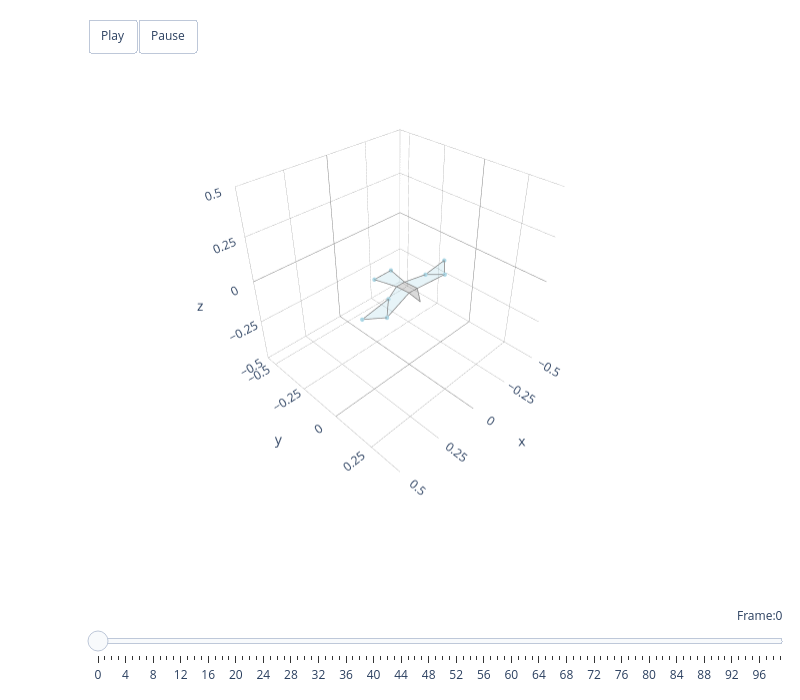

Write notebook code for a chart like this one.
### Code cell
animate_plotly(kestrel3d, motion_data[0:100])

### Figure 1 — Plotly figure (JSON) as saved in the notebook; plotly's stock layout.template omitted (floating-point values rounded to 4 significant figures)
{"data": [{"color": "grey", "hoverinfo": "none", "opacity": 0.3, "type": "mesh3d", "x": [0.02537, 0.005153, -0.03081], "y": [0.01639, 0.07145, 0.01753], "z": [-0.00968, -0.04264, -0.01095]}, {"hoverinfo": "none", "line": {"color": "grey", "width": 1.5}, "mode": "lines", "name": "", "type": "scatter3d", "x": [0.02537, 0.005153, -0.03081, 0.02537], "y": [0.01639, 0.07145, 0.01753, 0.01639], "z": [-0.00968, -0.04264, -0.01095, -0.00968]}, {"color": "grey", "hoverinfo": "none", "opacity": 0.3, "type": "mesh3d", "x": [0.02537, -0.03081, -0.02593, 0.02789], "y": [0.01639, 0.01753, -0.06316, -0.06511], "z": [-0.00968, -0.01095, -0.01161, -0.01327]}, {"hoverinfo": "none", "line": {"color": "grey", "width": 1.5}, "mode": "lines", "name": "", "type": "scatter3d", "x": [0.02537, -0.03081, -0.02593, 0.02789, 0.02537], "y": [0.01639, 0.01753, -0.06316, -0.06511, 0.01639], "z": [-0.00968, -0.01095, -0.01161, -0.01327, -0.00968]}, {"color": "lightblue", "hoverinfo": "none", "opacity": 0.3, "type": "mesh3d", "x": [0.02789, -0.02593, -0.05633, 0.05892], "y": [-0.06511, -0.06316, -0.19, -0.1876], "z": [-0.01327, -0.01161, -0.01824, -0.01647]}, {"hoverinfo": "none", "line": {"color": "grey", "width": 1.5}, "mode": "lines", "name": "", "type": "scatter3d", "x": [0.02789, -0.02593, -0.05633, 0.05892, 0.02789], "y": [-0.06511, -0.06316, -0.19, -0.1876, -0.06511], "z": [-0.01327, -0.01161, -0.01824, -0.01647, -0.01327]}, {"color": "lightblue", "hoverinfo": "none", "opacity": 0.3, "type": "mesh3d", "x": [-0.2214, -0.153, -0.02593, -0.03081], "y": [0.02489, -0.04283, -0.06316, 0.01753], "z": [-0.01897, -0.01948, -0.01161, -0.01095]}, {"hoverinfo": "none", "line": {"color": "grey", "width": 1.5}, "mode": "lines", "name": "", "type": "scatter3d", "x": [-0.2214, -0.153, -0.02593, -0.03081, -0.2214], "y": [0.02489, -0.04283, -0.06316, 0.01753, 0.02489], "z": [-0.01897, -0.01948, -0.01161, -0.01095, -0.01897]}, {"color": "lightblue", "hoverinfo": "none", "opacity": 0.3, "type": "mesh3d", "x": [0.2156, 0.1148, 0.02789, 0.02537], "y": [0.06424, -0.03041, -0.06511, 0.01639], "z": [-0.02276, -0.02259, -0.01327, -0.00968]}, {"hoverinfo": "none", "line": {"color": "grey", "width": 1.5}, "mode": "lines", "name": "", "type": "scatter3d", "x": [0.2156, 0.1148, 0.02789, 0.02537, 0.2156], "y": [0.06424, -0.03041, -0.06511, 0.01639, 0.06424], "z": [-0.02276, -0.02259, -0.01327, -0.00968, -0.02276]}, {"color": "lightblue", "hoverinfo": "none", "opacity": 0.3, "type": "mesh3d", "x": [-0.2214, -0.3084, -0.153], "y": [0.02489, -0.05481, -0.04283], "z": [-0.01897, -0.01224, -0.01948]}, {"hoverinfo": "none", "line": {"color": "grey", "width": 1.5}, "mode": "lines", "name": "", "type": "scatter3d", "x": [-0.2214, -0.3084, -0.153, -0.2214], "y": [0.02489, -0.05481, -0.04283, 0.02489], "z": [-0.01897, -0.01224, -0.01948, -0.01897]}, {"color": "lightblue", "hoverinfo": "none", "opacity": 0.3, "type": "mesh3d", "x": [0.2156, 0.3206, 0.1148], "y": [0.06424, 0.01721, -0.03041], "z": [-0.02276, -2.85e-05, -0.02259]}, {"hoverinfo": "none", "line": {"color": "grey", "width": 1.5}, "mode": "lines", "name": "", "type": "scatter3d", "x": [0.2156, 0.3206, 0.1148, 0.2156], "y": [0.06424, 0.01721, -0.03041, 0.06424], "z": [-0.02276, -2.85e-05, -0.02259, -0.02276]}, {"hoverinfo": "none", "marker": {"color": "lightblue", "opacity": 1, "size": 2.5}, "mode": "markers", "type": "scatter3d", "x": [0.3206, 0.1148, -0.153, 0.05892, -0.3084, -0.2214, -0.05633, 0.2156], "y": [0.01721, -0.03041, -0.04283, -0.1876, -0.05481, 0.02489, -0.19, 0.06424], "z": [-2.85e-05, -0.02259, -0.01948, -0.01647, -0.01224, -0.01897, -0.01824, -0.02276]}], "layout": {"height": 700, "margin": {"b": 10, "l": 10, "r": 10, "t": 10}, "scene": {"aspectmode": "cube", "aspectratio": {"x": 1, "y": 1, "z": 1}, "camera": {"eye": {"x": 1.5, "y": 1.5, "z": 1.5}, "up": {"x": 0, "y": 0, "z": 1}}, "domain": {"x": [0, 1], "y": [0.1, 1]}, "xaxis": {"backgroundcolor": "white", "dtick": 0.25, "gridcolor": "grey", "gridwidth": 0.5, "range": [-0.5, 0.5], "showbackground": true, "zerolinecolor": "grey"}, "yaxis": {"backgroundcolor": "white", "dtick": 0.25, "gridcolor": "grey", "gridwidth": 0.5, "range": [-0.5688, 0.4312], "showbackground": true, "zerolinecolor": "grey"}, "zaxis": {"backgroundcolor": "white", "dtick": 0.25, "gridcolor": "grey", "gridwidth": 0.5, "range": [-0.5, 0.5], "showbackground": true, "zerolinecolor": "grey"}}, "showlegend": false, "sliders": [{"active": 0, "currentvalue": {"font": {"size": 12}, "prefix": "Frame:", "visible": true, "xanchor": "right"}, "len": 0.9, "pad": {"b": 10, "t": 50}, "steps": [{"args": [[0], {"frame": {"duration": 300, "redraw": true}, "mode": "immediate", "transition": {"duration": 300}}], "label": "0", "method": "animate"}, {"args": [[1], {"frame": {"duration": 300, "redraw": true}, "mode": "immediate", "transition": {"duration": 300}}], "label": "1", "method": "animate"}, {"args": [[2], {"frame": {"duration": 300, "redraw": true}, "mode": "immediate", "transition": {"duration": 300}}], "label": "2", "method": "animate"}, {"args": [[3], {"frame": {"duration": 300, "redraw": true}, "mode": "immediate", "transition": {"duration": 300}}], "label": "3", "method": "animate"}, {"args": [[4], {"frame": {"duration": 300, "redraw": true}, "mode": "immediate", "transition": {"duration": 300}}], "label": "4", "method": "animate"}, {"args": [[5], {"frame": {"duration": 300, "redraw": true}, "mode": "immediate", "transition": {"duration": 300}}], "label": "5", "method": "animate"}, {"args": [[6], {"frame": {"duration": 300, "redraw": true}, "mode": "immediate", "transition": {"duration": 300}}], "label": "6", "method": "animate"}, {"args": [[7], {"frame": {"duration": 300, "redraw": true}, "mode": "immediate", "transition": {"duration": 300}}], "label": "7", "method": "animate"}, {"args": [[8], {"frame": {"duration": 300, "redraw": true}, "mode": "immediate", "transition": {"duration": 300}}], "label": "8", "method": "animate"}, {"args": [[9], {"frame": {"duration": 300, "redraw": true}, "mode": "immediate", "transition": {"duration": 300}}], "label": "9", "method": "animate"}, {"args": [[10], {"frame": {"duration": 300, "redraw": true}, "mode": "immediate", "transition": {"duration": 300}}], "label": "10", "method": "animate"}, {"args": [[11], {"frame": {"duration": 300, "redraw": true}, "mode": "immediate", "transition": {"duration": 300}}], "label": "11", "method": "animate"}, {"args": [[12], {"frame": {"duration": 300, "redraw": true}, "mode": "immediate", "transition": {"duration": 300}}], "label": "12", "method": "animate"}, {"args": [[13], {"frame": {"duration": 300, "redraw": true}, "mode": "immediate", "transition": {"duration": 300}}], "label": "13", "method": "animate"}, {"args": [[14], {"frame": {"duration": 300, "redraw": true}, "mode": "immediate", "transition": {"duration": 300}}], "label": "14", "method": "animate"}, {"args": [[15], {"frame": {"duration": 300, "redraw": true}, "mode": "immediate", "transition": {"duration": 300}}], "label": "15", "method": "animate"}, {"args": [[16], {"frame": {"duration": 300, "redraw": true}, "mode": "immediate", "transition": {"duration": 300}}], "label": "16", "method": "animate"}, {"args": [[17], {"frame": {"duration": 300, "redraw": true}, "mode": "immediate", "transition": {"duration": 300}}], "label": "17", "method": "animate"}, {"args": [[18], {"frame": {"duration": 300, "redraw": true}, "mode": "immediate", "transition": {"duration": 300}}], "label": "18", "method": "animate"}, {"args": [[19], {"frame": {"duration": 300, "redraw": true}, "mode": "immediate", "transition": {"duration": 300}}], "label": "19", "method": "animate"}, {"args": [[20], {"frame": {"duration": 300, "redraw": true}, "mode": "immediate", "transition": {"duration": 300}}], "label": "20", "method": "animate"}, {"args": [[21], {"frame": {"duration": 300, "redraw": true}, "mode": "immediate", "transition": {"duration": 300}}], "label": "21", "method": "animate"}, {"args": [[22], {"frame": {"duration": 300, "redraw": true}, "mode": "immediate", "transition": {"duration": 300}}], "label": "22", "method": "animate"}, {"args": [[23], {"frame": {"duration": 300, "redraw": true}, "mode": "immediate", "transition": {"duration": 300}}], "label": "23", "method": "animate"}, {"args": [[24], {"frame": {"duration": 300, "redraw": true}, "mode": "immediate", "transition": {"duration": 300}}], "label": "24", "method": "animate"}, {"args": [[25], {"frame": {"duration": 300, "redraw": true}, "mode": "immediate", "transition": {"duration": 300}}], "label": "25", "method": "animate"}, {"args": [[26], {"frame": {"duration": 300, "redraw": true}, "mode": "immediate", "transition": {"duration": 300}}], "label": "26", "method": "animate"}, {"args": [[27], {"frame": {"duration": 300, "redraw": true}, "mode": "immediate", "transition": {"duration": 300}}], "label": "27", "method": "animate"}, {"args": [[28], {"frame": {"duration": 300, "redraw": true}, "mode": "immediate", "transition": {"duration": 300}}], "label": "28", "method": "animate"}, {"args": [[29], {"frame": {"duration": 300, "redraw": true}, "mode": "immediate", "transition": {"duration": 300}}], "label": "29", "method": "animate"}, {"args": [[30], {"frame": {"duration": 300, "redraw": true}, "mode": "immediate", "transition": {"duration": 300}}], "label": "30", "method": "animate"}, {"args": [[31], {"frame": {"duration": 300, "redraw": true}, "mode": "immediate", "transition": {"duration": 300}}], "label": "31", "method": "animate"}, {"args": [[32], {"frame": {"duration": 300, "redraw": true}, "mode": "immediate", "transition": {"duration": 300}}], "label": "32", "method": "animate"}, {"args": [[33], {"frame": {"duration": 300, "redraw": true}, "mode": "immediate", "transition": {"duration": 300}}], "label": "33", "method": "animate"}, {"args": [[34], {"frame": {"duration": 300, "redraw": true}, "mode": "immediate", "transition": {"duration": 300}}], "label": "34", "method": "animate"}, {"args": [[35], {"frame": {"duration": 300, "redraw": true}, "mode": "immediate", "transition": {"duration": 300}}], "label": "35", "method": "animate"}, {"args": [[36], {"frame": {"duration": 300, "redraw": true}, "mode": "immediate", "transition": {"duration": 300}}], "label": "36", "method": "animate"}, {"args": [[37], {"frame": {"duration": 300, "redraw": true}, "mode": "immediate", "transition": {"duration": 300}}], "label": "37", "method": "animate"}, {"args": [[38], {"frame": {"duration": 300, "redraw": true}, "mode": "immediate", "transition": {"duration": 300}}], "label": "38", "method": "animate"}, {"args": [[39], {"frame": {"duration": 300, "redraw": true}, "mode": "immediate", "transition": {"duration": 300}}], "label": "39", "method": "animate"}, {"args": [[40], {"frame": {"duration": 300, "redraw": true}, "mode": "immediate", "transition": {"duration": 300}}], "label": "40", "method": "animate"}, {"args": [[41], {"frame": {"duration": 300, "redraw": true}, "mode": "immediate", "transition": {"duration": 300}}], "label": "41", "method": "animate"}, {"args": [[42], {"frame": {"duration": 300, "redraw": true}, "mode": "immediate", "transition": {"duration": 300}}], "label": "42", "method": "animate"}, {"args": [[43], {"frame": {"duration": 300, "redraw": true}, "mode": "immediate", "transition": {"duration": 300}}], "label": "43", "method": "animate"}, {"args": [[44], {"frame": {"duration": 300, "redraw": true}, "mode": "immediate", "transition": {"duration": 300}}], "label": "44", "method": "animate"}, {"args": [[45], {"frame": {"duration": 300, "redraw": true}, "mode": "immediate", "transition": {"duration": 300}}], "label": "45", "method": "animate"}, {"args": [[46], {"frame": {"duration": 300, "redraw": true}, "mode": "immediate", "transition": {"duration": 300}}], "label": "46", "method": "animate"}, {"args": [[47], {"frame": {"duration": 300, "redraw": true}, "mode": "immediate", "transition": {"duration": 300}}], "label": "47", "method": "animate"}, {"args": [[48], {"frame": {"duration": 300, "redraw": true}, "mode": "immediate", "transition": {"duration": 300}}], "label": "48", "method": "animate"}, {"args": [[49], {"frame": {"duration": 300, "redraw": true}, "mode": "immediate", "transition": {"duration": 300}}], "label": "49", "method": "animate"}, {"args": [[50], {"frame": {"duration": 300, "redraw": true}, "mode": "immediate", "transition": {"duration": 300}}], "label": "50", "method": "animate"}, {"args": [[51], {"frame": {"duration": 300, "redraw": true}, "mode": "immediate", "transition": {"duration": 300}}], "label": "51", "method": "animate"}, {"args": [[52], {"frame": {"duration": 300, "redraw": true}, "mode": "immediate", "transition": {"duration": 300}}], "label": "52", "method": "animate"}, {"args": [[53], {"frame": {"duration": 300, "redraw": true}, "mode": "immediate", "transition": {"duration": 300}}], "label": "53", "method": "animate"}, {"args": [[54], {"frame": {"duration": 300, "redraw": true}, "mode": "immediate", "transition": {"duration": 300}}], "label": "54", "method": "animate"}, {"args": [[55], {"frame": {"duration": 300, "redraw": true}, "mode": "immediate", "transition": {"duration": 300}}], "label": "55", "method": "animate"}, {"args": [[56], {"frame": {"duration": 300, "redraw": true}, "mode": "immediate", "transition": {"duration": 300}}], "label": "56", "method": "animate"}, {"args": [[57], {"frame": {"duration": 300, "redraw": true}, "mode": "immediate", "transition": {"duration": 300}}], "label": "57", "method": "animate"}, {"args": [[58], {"frame": {"duration": 300, "redraw": true}, "mode": "immediate", "transition": {"duration": 300}}], "label": "58", "method": "animate"}, {"args": [[59], {"frame": {"duration": 300, "redraw": true}, "mode": "immediate", "transition": {"duration": 300}}], "label": "59", "method": "animate"}, {"args": [[60], {"frame": {"duration": 300, "redraw": true}, "mode": "immediate", "transition": {"duration": 300}}], "label": "60", "method": "animate"}, {"args": [[61], {"frame": {"duration": 300, "redraw": true}, "mode": "immediate", "transition": {"duration": 300}}], "label": "61", "method": "animate"}, {"args": [[62], {"frame": {"duration": 300, "redraw": true}, "mode": "immediate", "transition": {"duration": 300}}], "label": "62", "method": "animate"}, {"args": [[63], {"frame": {"duration": 300, "redraw": true}, "mode": "immediate", "transition": {"duration": 300}}], "label": "63", "method": "animate"}, {"args": [[64], {"frame": {"duration": 300, "redraw": true}, "mode": "immediate", "transition": {"duration": 300}}], "label": "64", "method": "animate"}, {"args": [[65], {"frame": {"duration": 300, "redraw": true}, "mode": "immediate", "transition": {"duration": 300}}], "label": "65", "method": "animate"}, {"args": [[66], {"frame": {"duration": 300, "redraw": true}, "mode": "immediate", "transition": {"duration": 300}}], "label": "66", "method": "animate"}, {"args": [[67], {"frame": {"duration": 300, "redraw": true}, "mode": "immediate", "transition": {"duration": 300}}], "label": "67", "method": "animate"}, {"args": [[68], {"frame": {"duration": 300, "redraw": true}, "mode": "immediate", "transition": {"duration": 300}}], "label": "68", "method": "animate"}, {"args": [[69], {"frame": {"duration": 300, "redraw": true}, "mode": "immediate", "transition": {"duration": 300}}], "label": "69", "method": "animate"}, {"args": [[70], {"frame": {"duration": 300, "redraw": true}, "mode": "immediate", "transition": {"duration": 300}}], "label": "70", "method": "animate"}, {"args": [[71], {"frame": {"duration": 300, "redraw": true}, "mode": "immediate", "transition": {"duration": 300}}], "label": "71", "method": "animate"}, {"args": [[72], {"frame": {"duration": 300, "redraw": true}, "mode": "immediate", "transition": {"duration": 300}}], "label": "72", "method": "animate"}, {"args": [[73], {"frame": {"duration": 300, "redraw": true}, "mode": "immediate", "transition": {"duration": 300}}], "label": "73", "method": "animate"}, {"args": [[74], {"frame": {"duration": 300, "redraw": true}, "mode": "immediate", "transition": {"duration": 300}}], "label": "74", "method": "animate"}, {"args": [[75], {"frame": {"duration": 300, "redraw": true}, "mode": "immediate", "transition": {"duration": 300}}], "label": "75", "method": "animate"}, {"args": [[76], {"frame": {"duration": 300, "redraw": true}, "mode": "immediate", "transition": {"duration": 300}}], "label": "76", "method": "animate"}, {"args": [[77], {"frame": {"duration": 300, "redraw": true}, "mode": "immediate", "transition": {"duration": 300}}], "label": "77", "method": "animate"}, {"args": [[78], {"frame": {"duration": 300, "redraw": true}, "mode": "immediate", "transition": {"duration": 300}}], "label": "78", "method": "animate"}, {"args": [[79], {"frame": {"duration": 300, "redraw": true}, "mode": "immediate", "transition": {"duration": 300}}], "label": "79", "method": "animate"}, {"args": [[80], {"frame": {"duration": 300, "redraw": true}, "mode": "immediate", "transition": {"duration": 300}}], "label": "80", "method": "animate"}, {"args": [[81], {"frame": {"duration": 300, "redraw": true}, "mode": "immediate", "transition": {"duration": 300}}], "label": "81", "method": "animate"}, {"args": [[82], {"frame": {"duration": 300, "redraw": true}, "mode": "immediate", "transition": {"duration": 300}}], "label": "82", "method": "animate"}, {"args": [[83], {"frame": {"duration": 300, "redraw": true}, "mode": "immediate", "transition": {"duration": 300}}], "label": "83", "method": "animate"}, {"args": [[84], {"frame": {"duration": 300, "redraw": true}, "mode": "immediate", "transition": {"duration": 300}}], "label": "84", "method": "animate"}, {"args": [[85], {"frame": {"duration": 300, "redraw": true}, "mode": "immediate", "transition": {"duration": 300}}], "label": "85", "method": "animate"}, {"args": [[86], {"frame": {"duration": 300, "redraw": true}, "mode": "immediate", "transition": {"duration": 300}}], "label": "86", "method": "animate"}, {"args": [[87], {"frame": {"duration": 300, "redraw": true}, "mode": "immediate", "transition": {"duration": 300}}], "label": "87", "method": "animate"}, {"args": [[88], {"frame": {"duration": 300, "redraw": true}, "mode": "immediate", "transition": {"duration": 300}}], "label": "88", "method": "animate"}, {"args": [[89], {"frame": {"duration": 300, "redraw": true}, "mode": "immediate", "transition": {"duration": 300}}], "label": "89", "method": "animate"}, {"args": [[90], {"frame": {"duration": 300, "redraw": true}, "mode": "immediate", "transition": {"duration": 300}}], "label": "90", "method": "animate"}, {"args": [[91], {"frame": {"duration": 300, "redraw": true}, "mode": "immediate", "transition": {"duration": 300}}], "label": "91", "method": "animate"}, {"args": [[92], {"frame": {"duration": 300, "redraw": true}, "mode": "immediate", "transition": {"duration": 300}}], "label": "92", "method": "animate"}, {"args": [[93], {"frame": {"duration": 300, "redraw": true}, "mode": "immediate", "transition": {"duration": 300}}], "label": "93", "method": "animate"}, {"args": [[94], {"frame": {"duration": 300, "redraw": true}, "mode": "immediate", "transition": {"duration": 300}}], "label": "94", "method": "animate"}, {"args": [[95], {"frame": {"duration": 300, "redraw": true}, "mode": "immediate", "transition": {"duration": 300}}], "label": "95", "method": "animate"}, {"args": [[96], {"frame": {"duration": 300, "redraw": true}, "mode": "immediate", "transition": {"duration": 300}}], "label": "96", "method": "animate"}, {"args": [[97], {"frame": {"duration": 300, "redraw": true}, "mode": "immediate", "transition": {"duration": 300}}], "label": "97", "method": "animate"}, {"args": [[98], {"frame": {"duration": 300, "redraw": true}, "mode": "immediate", "transition": {"duration": 300}}], "label": "98", "method": "animate"}, {"args": [[99], {"frame": {"duration": 300, "redraw": true}, "mode": "immediate", "transition": {"duration": 300}}], "label": "99", "method": "animate"}], "transition": {"duration": 300, "easing": "cubic-in-out"}, "x": 0.1, "xanchor": "left", "y": 0, "yanchor": "top"}], "updatemenus": [{"buttons": [{"args": [null, {"frame": {"duration": 100, "redraw": true}, "mode": "immediate"}], "label": "Play", "method": "animate"}, {"args": [[null], {"frame": {"duration": 0, "redraw": true}, "mode": "immediate"}], "label": "Pause", "method": "animate"}], "direction": "left", "pad": {"r": 10, "t": 10}, "showactive": false, "type": "buttons", "x": 0.1, "xanchor": "left", "y": 1.1, "yanchor": "top"}], "width": 800}}
